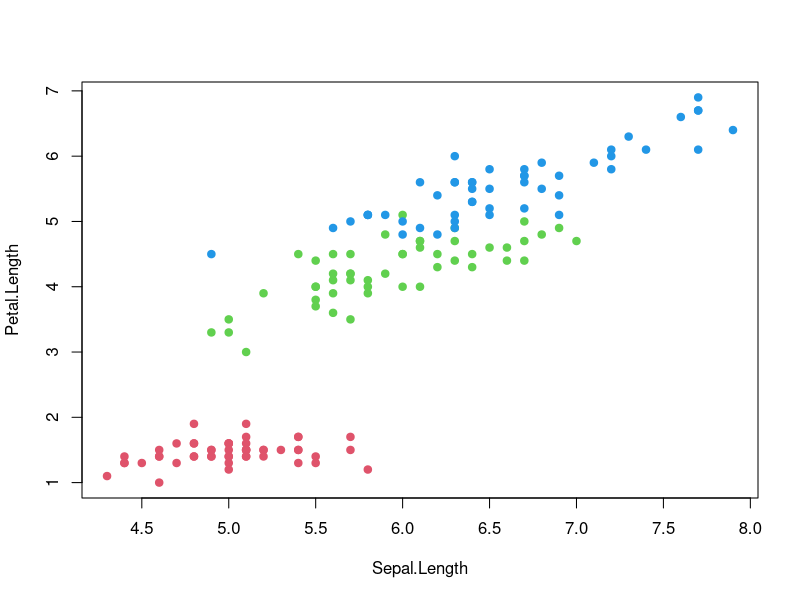
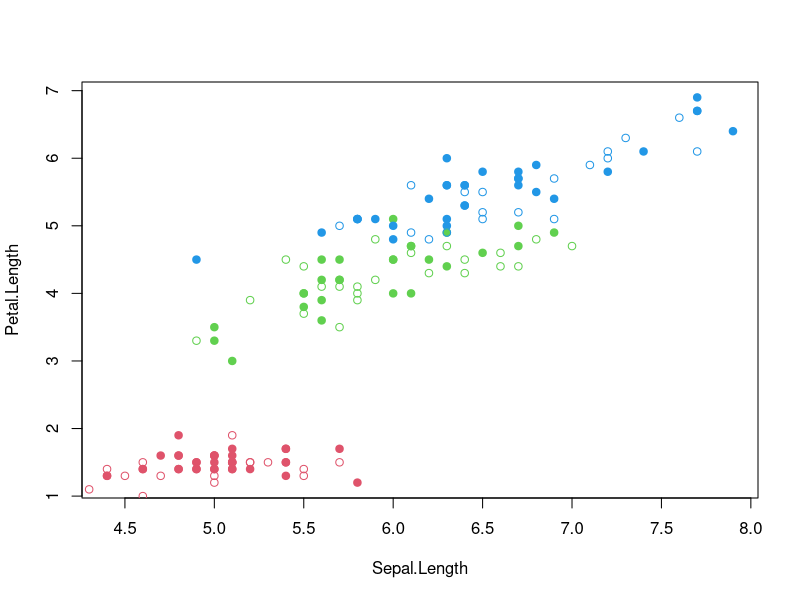
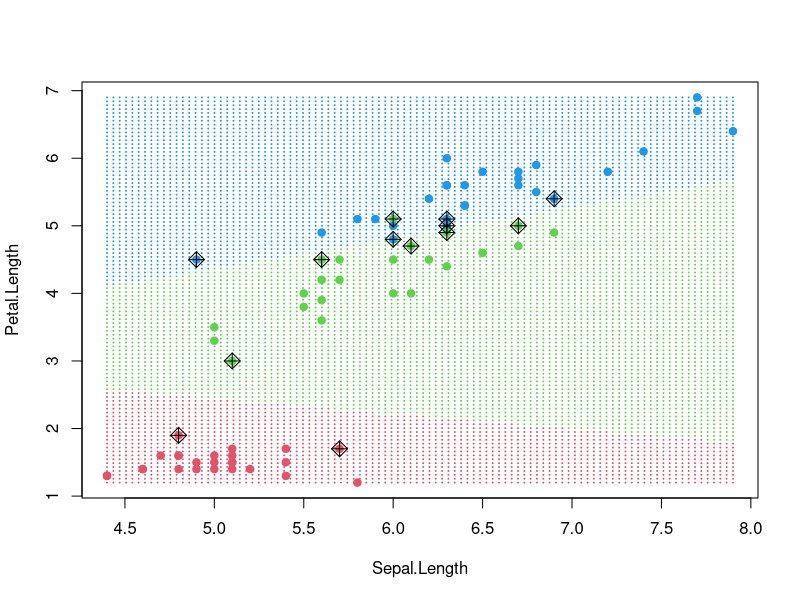
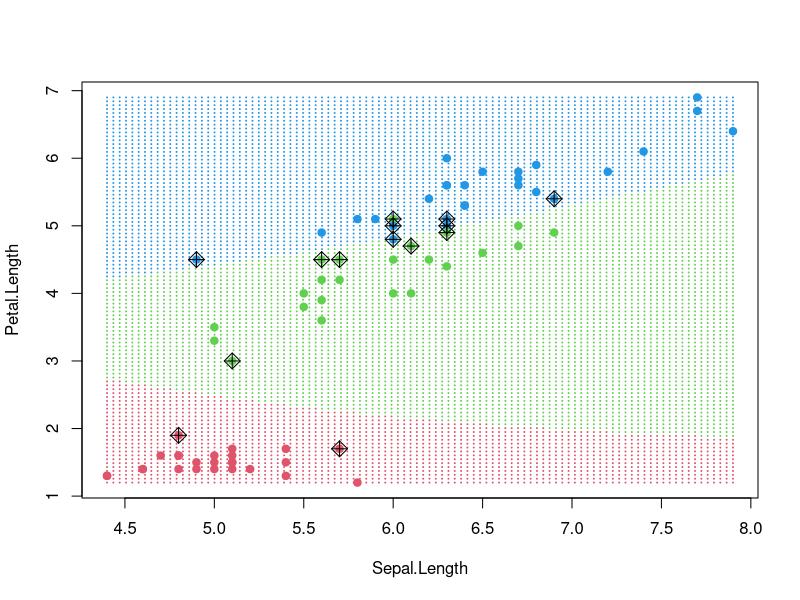
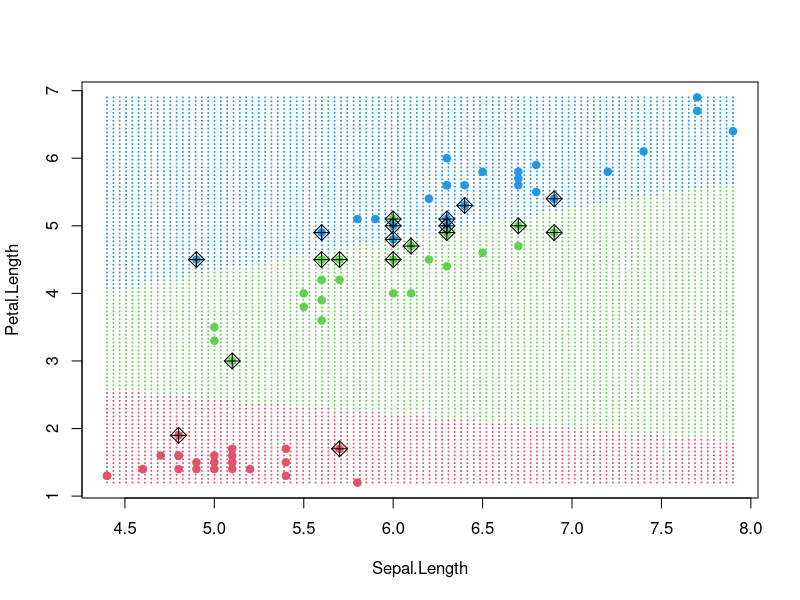
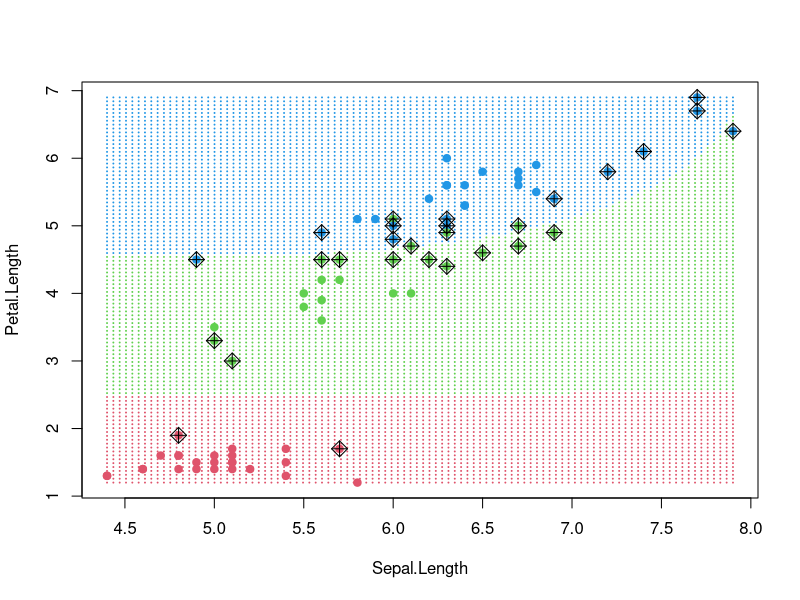
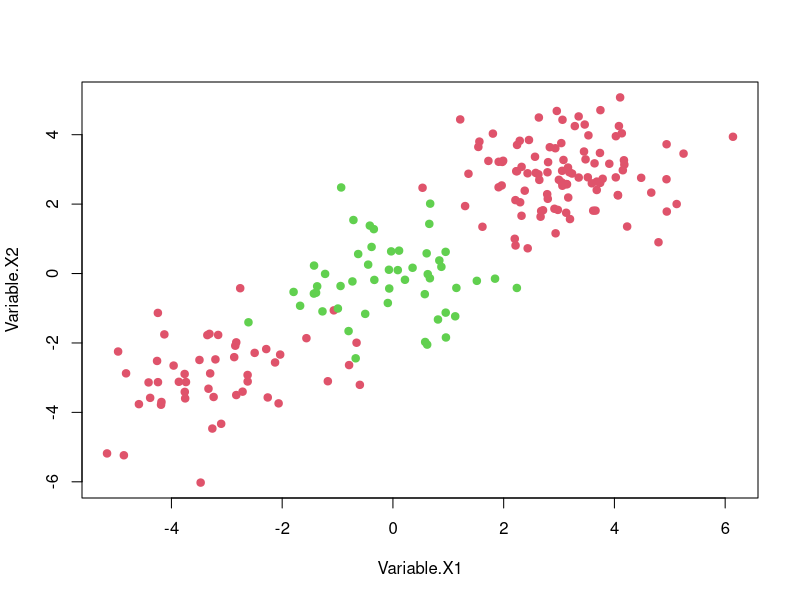
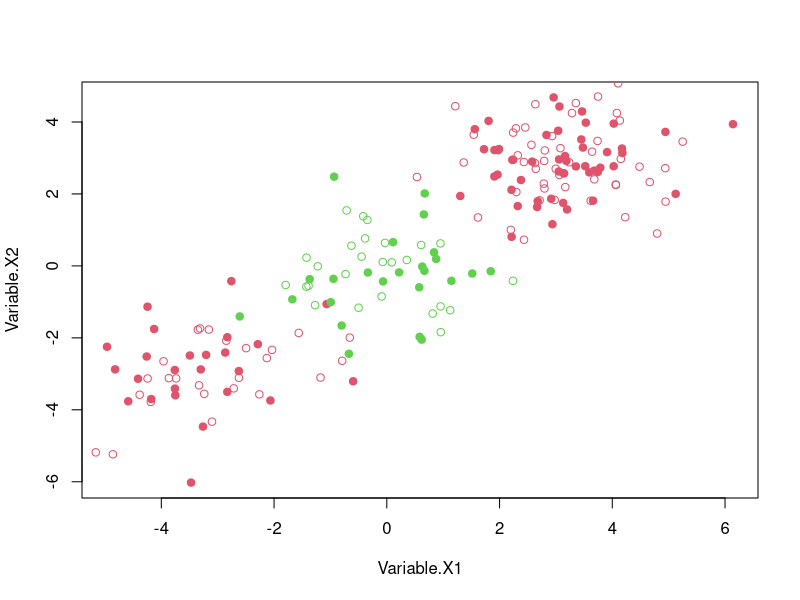

Generate these figures, in order, with R:
# =======================================================
# Support Vector Machine Lab
# =======================================================

# install.packages("e1071")
library(e1071)

# Pretty plotting routine for SVM models
prettyPlot <- function(svmModel, dataSet, gridSize) {
  # create the grid of points to plot
  x1.Pixels <- seq(from = as.numeric(min(dataSet[,1])), 
                   to = as.numeric(max(dataSet[,1])), len = gridSize)
  x2.Pixels <- seq(from = as.numeric(min(dataSet[,2])), 
                   to = as.numeric(max(dataSet[,2])), len = gridSize)
  pixelGrid <- expand.grid(X1 = x1.Pixels, X2 = x2.Pixels)
  names(pixelGrid) <- names(dataSet)[1:2]
  
  # predict the classes of the pixels
  pixelData <- data.frame(pixelGrid)
  classGrid <- predict(svmModel, newdata = pixelData)
  
  # plot pixelGrid with colored class
  plot(pixelGrid, pch = 20, cex = 0.2, 
       col = as.numeric(classGrid) + 1)
  
  # plot the data points on top of this
  points(dataSet[,1:2], pch = 19, cex = 1, col = as.numeric(dataSet[,3]) + 1)
  
  # mark the actual support vectors now
  points(dataSet[svmModel$index, 1:2], pch = 9, cex = 1.5)
}




# =======================================================
# SVM Lab : Part 1 : Multi-Class Classification (tuned)
# =======================================================

# Load and explore the dataset
attach(iris)
help(iris)
str(iris)

# Truncate the data to a "2-dimensional multi-class" problem
irisData <- as.data.frame(iris[,c(1,3,5)])
str(irisData)
plot(irisData$Sepal.Length, irisData$Petal.Length,
     col = as.numeric(irisData$Species) + 1, pch = 19,
     xlab = "Sepal.Length", ylab = "Petal.Length")

# Split into Train and Validation sets
# Training Set : Validation Set = 1 : 1 (random)
train <- sample(nrow(irisData), 0.5*nrow(irisData), replace = FALSE)
irisTrain <- irisData[train,]
irisValid <- irisData[-train,]

plot(irisTrain$Sepal.Length, irisTrain$Petal.Length,
     col = as.numeric(irisTrain$Species) + 1, pch = 19,
     xlab = "Sepal.Length", ylab = "Petal.Length")
points(irisValid$Sepal.Length, irisValid$Petal.Length,
       col = as.numeric(irisValid$Species) + 1, pch = 21)

# Fit an optimally tuned Support Vector Machine on the train set
# by performing cross-validation with a range of parameter values

# Linear Kernel
tuneModel <- tune(svm, 
                  Species ~ ., 
                  data = irisTrain, 
                  kernel = "linear", # (u.v)
                  ranges = list(cost = c(0.001, 0.01, 0.1, 1, 10, 100, 1000)),
                  scale = FALSE)

linFit <- tuneModel$best.model       # extract the best tuned model
summary(linFit)                      # best parameter-tuned model
prettyPlot(linFit, irisTrain, 100)   # our prettyPlot for SVM

# Predict the classes for the validation set
predValid <- predict(linFit, newdata = irisValid)        # prediction
table(predict = predValid, truth = irisValid$Species)    # confusion matrix


# Polynomial Kernel
tuneModel <- tune(svm, 
                  Species ~ ., 
                  data = irisTrain, 
                  kernel = "polynomial", # ( gamma * (u.v) + coef0 ) ^ degree
                  ranges = list(gamma = c(0.01, 0.1, 0.5),
                                coef0 = c(0.01, 0.1, 1),
                                degree = c(1, 2, 3),
                                cost = c(0.001, 0.01, 0.1, 1, 10)), 
                  scale = FALSE)

polFit <- tuneModel$best.model       # extract the best tuned model
summary(polFit)                      # best parameter-tuned model
prettyPlot(polFit, irisTrain, 100)   # our prettyPlot for SVM

# Predict the classes for the validation set
predValid <- predict(polFit, newdata = irisValid)        # prediction
table(predict = predValid, truth = irisValid$Species)    # confusion matrix


# Radial (Gaussian) Kernel
tuneModel <- tune(svm, 
                  Species ~ ., 
                  data = irisTrain, 
                  kernel = "radial", # exp( - gamma * (u - v) . (u - v) )
                  ranges = list(gamma = c(0.001, 0.01, 0.1, 1, 10, 100, 1000),
                                cost = c(0.001, 0.01, 0.1, 1, 10, 100, 1000)), 
                  scale = FALSE)

radFit <- tuneModel$best.model       # extract the best tuned model
summary(radFit)                      # best parameter-tuned model
prettyPlot(radFit, irisTrain, 100)   # our prettyPlot for SVM

# Predict the classes for the validation set
predValid <- predict(radFit, newdata = irisValid)        # prediction
table(predict = predValid, truth = irisValid$Species)    # confusion matrix


# Sigmoid Kernel
tuneModel <- tune(svm, 
                  Species ~ ., 
                  data = irisTrain, 
                  kernel = "sigmoid", # tanh( gamma * (u.v) + coef0 )
                  ranges = list(gamma = c(0.01, 0.1, 1, 10, 100),
                                coef0 = c(0.01, 0.1, 1, 10, 100),
                                cost = c(0.001, 0.01, 0.1, 1, 10, 100, 1000)), 
                  scale = FALSE)

sigFit <- tuneModel$best.model       # extract the best tuned model
summary(sigFit)                      # best parameter-tuned model
prettyPlot(sigFit, irisTrain, 100)   # our prettyPlot for SVM

# Predict the classes for the validation set
predValid <- predict(sigFit, newdata = irisValid)        # prediction
table(predict = predValid, truth = irisValid$Species)    # confusion matrix




# =======================================================
# SVM Lab : Part 2 : Mixture Model of Gaussians (tuned)
# =======================================================

# Create an artificial dataset
x <- matrix(rnorm(200*2), ncol=2)             # 200 two-dimensional data points
x[1:100,] <- x[1:100,] + 3                    # rearrange the 2-dim data points
x[101:150,] <- x[101:150,] - 3                # to make the problem interesting
y <- c(rep(1,150), rep(2,50))                 # set random class labels on data

artiData <- data.frame(x=x,y=as.factor(y))    # the created artificial data set
names(artiData) <- c("Variable.X1", 
                     "Variable.X2", 
                     "Class.Label")
plot(artiData[,1:2], pch = 19, col = as.numeric(artiData$Class.Label) + 1)

# Split into Train and Validation sets
# Training Set : Validation Set = 1 : 1 (random)
train <- sample(nrow(artiData), 0.5*nrow(artiData), replace = FALSE)
artiTrain <- artiData[train,]
artiValid <- artiData[-train,]
plot(artiTrain[,1:2], col = as.numeric(artiTrain$Class.Label) + 1, pch = 19)
points(artiValid[,1:2], col = as.numeric(artiValid$Class.Label) + 1, pch = 21)


# Fit an optimally tuned Support Vector Machine on the train set
# by performing cross-validation with a range of parameter values

# Linear Kernel
tuneModel <- tune(svm, 
                  Class.Label ~ ., 
                  data = artiTrain, 
                  kernel = "linear", # (u.v)
                  ranges = list(cost = c(0.01, 0.1, 1, 10, 100)),
                  scale = FALSE)

linFit <- tuneModel$best.model       # extract the best tuned model
summary(linFit)                      # best parameter-tuned model
prettyPlot(linFit, artiTrain, 100)   # our prettyPlot for SVM

# Predict the classes for the validation set
predValid <- predict(linFit, newdata = artiValid)          # prediction
table(predict = predValid, truth = artiValid$Class.Label)  # confusion matrix


# Polynomial Kernel
tuneModel <- tune(svm, 
                  Class.Label ~ ., 
                  data = artiTrain, 
                  kernel = "polynomial", # ( gamma * (u.v) + coef0 ) ^ degree
                  ranges = list(gamma = c(0.01, 0.1, 0.5),
                                coef0 = c(0.01, 0.1, 1),
                                degree = c(1, 2, 3),
                                cost = c(0.001, 0.01, 0.1, 1, 10)), 
                  scale = FALSE)

polFit <- tuneModel$best.model       # extract the best tuned model
summary(polFit)                      # best parameter-tuned model
prettyPlot(polFit, artiTrain, 100)   # our prettyPlot for SVM

# Predict the classes for the validation set
predValid <- predict(polFit, newdata = artiValid)          # prediction
table(predict = predValid, truth = artiValid$Class.Label)  # confusion matrix


# Radial (Gaussian) Kernel
tuneModel <- tune(svm, 
                  Class.Label ~ ., 
                  data = artiTrain, 
                  kernel = "radial", # exp( - gamma * (u - v) . (u - v) )
                  ranges = list(gamma = c(0.001, 0.01, 0.1, 1, 10, 100, 1000),
                                cost = c(0.001, 0.01, 0.1, 1, 10, 100, 1000)), 
                  scale = FALSE)

radFit <- tuneModel$best.model       # extract the best tuned model
summary(radFit)                      # best parameter-tuned model
prettyPlot(radFit, artiTrain, 100)   # our prettyPlot for SVM

# Predict the classes for the validation set
predValid <- predict(radFit, newdata = artiValid)          # prediction
table(predict = predValid, truth = artiValid$Class.Label)  # confusion matrix


# Sigmoid Kernel
tuneModel <- tune(svm, 
                  Class.Label ~ ., 
                  data = artiTrain, 
                  kernel = "sigmoid", # tanh( gamma * (u.v) + coef0 )
                  ranges = list(gamma = c(0.01, 0.1, 1, 10, 100),
                                coef0 = c(0.01, 0.1, 1, 10, 100),
                                cost = c(0.001, 0.01, 0.1, 1, 10, 100, 1000)), 
                  scale = FALSE)

sigFit <- tuneModel$best.model       # extract the best tuned model
summary(sigFit)                      # best parameter-tuned model
prettyPlot(sigFit, artiTrain, 100)   # our prettyPlot for SVM

# Predict the classes for the validation set
predValid <- predict(sigFit, newdata = artiValid)          # prediction
table(predict = predValid, truth = artiValid$Class.Label)  # confusion matrix




# =======================================================
# SVM Lab : Part 3 : Multi-Feature Multi-Class (tuned)
# =======================================================

# Load and explore the dataset
attach(iris)
help(iris)
str(iris)

# Truncate the data to a "2-dimensional multi-class" problem
irisData <- as.data.frame(iris)
str(irisData)

# Split into Train and Validation sets
# Training Set : Validation Set = 1 : 1 (random)
train <- sample(nrow(irisData), 0.5*nrow(irisData), replace = FALSE)
irisTrain <- irisData[train,]
irisValid <- irisData[-train,]


# Fit an optimally tuned Support Vector Machine on the train set
# by performing cross-validation with a range of parameter values

# Linear Kernel
tuneModel <- tune(svm, 
                  Species ~ ., 
                  data = irisTrain, 
                  kernel = "linear", # (u.v)
                  ranges = list(cost = c(0.001, 0.01, 0.1, 1, 10, 100, 1000)),
                  scale = FALSE)

linFit <- tuneModel$best.model                           # best tuned model
summary(linFit)                                          # best model parameters
predValid <- predict(linFit, newdata = irisValid)        # prediction
table(predict = predValid, truth = irisValid$Species)    # confusion matrix


# Polynomial Kernel
tuneModel <- tune(svm, 
                  Species ~ ., 
                  data = irisTrain, 
                  kernel = "polynomial", # ( gamma * (u.v) + coef0 ) ^ degree
                  ranges = list(gamma = c(0.01, 0.1, 0.5),
                                coef0 = c(0.01, 0.1, 1),
                                degree = c(1, 2, 3),
                                cost = c(0.001, 0.01, 0.1, 1, 10)), 
                  scale = FALSE)

polFit <- tuneModel$best.model                           # best tuned model
summary(polFit)                                          # best model parameters
predValid <- predict(polFit, newdata = irisValid)        # prediction
table(predict = predValid, truth = irisValid$Species)    # confusion matrix


# Radial (Gaussian) Kernel
tuneModel <- tune(svm, 
                  Species ~ ., 
                  data = irisTrain, 
                  kernel = "radial", # exp( - gamma * (u - v) . (u - v) )
                  ranges = list(gamma = c(0.001, 0.01, 0.1, 1, 10, 100, 1000),
                                cost = c(0.001, 0.01, 0.1, 1, 10, 100, 1000)), 
                  scale = FALSE)

radFit <- tuneModel$best.model                           # best tuned model
summary(radFit)                                          # best model parameters
predValid <- predict(radFit, newdata = irisValid)        # prediction
table(predict = predValid, truth = irisValid$Species)    # confusion matrix


# Sigmoid Kernel
tuneModel <- tune(svm, 
                  Species ~ ., 
                  data = irisTrain, 
                  kernel = "sigmoid", # tanh( gamma * (u.v) + coef0 )
                  ranges = list(gamma = c(0.01, 0.1, 1, 10, 100),
                                coef0 = c(0.01, 0.1, 1, 10, 100),
                                cost = c(0.001, 0.01, 0.1, 1, 10, 100, 1000)), 
                  scale = FALSE)

sigFit <- tuneModel$best.model                           # best tuned model
summary(sigFit)                                          # best model parameters
predValid <- predict(sigFit, newdata = irisValid)        # prediction
table(predict = predValid, truth = irisValid$Species)    # confusion matrix
